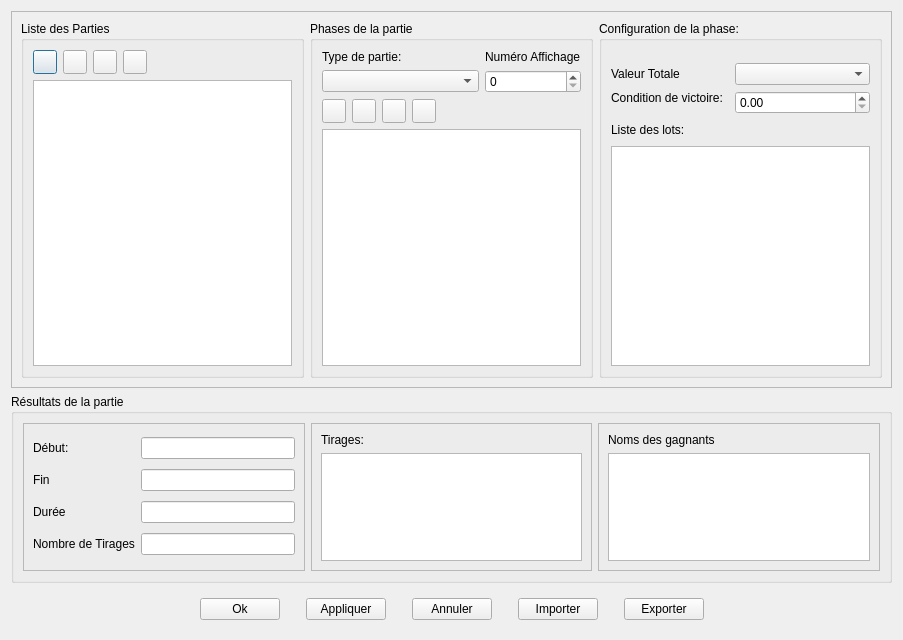
<?xml version="1.0" encoding="UTF-8"?>
<ui version="4.0">
 <class>ConfigGameRounds</class>
 <widget class="QDialog" name="ConfigGameRounds">
  <property name="geometry">
   <rect>
    <x>0</x>
    <y>0</y>
    <width>903</width>
    <height>640</height>
   </rect>
  </property>
  <property name="windowTitle">
   <string>Configuration Parties</string>
  </property>
  <property name="windowIcon">
   <iconset resource="../../resources/EvenementLoto.qrc">
    <normaloff>:/fav/icons/mainIcon.png</normaloff>:/fav/icons/mainIcon.png</iconset>
  </property>
  <layout class="QGridLayout" name="gridLayout">
   <item row="0" column="0">
    <widget class="QFrame" name="GroupEdit">
     <property name="sizePolicy">
      <sizepolicy hsizetype="Preferred" vsizetype="Expanding">
       <horstretch>0</horstretch>
       <verstretch>2</verstretch>
      </sizepolicy>
     </property>
     <property name="frameShape">
      <enum>QFrame::StyledPanel</enum>
     </property>
     <property name="frameShadow">
      <enum>QFrame::Raised</enum>
     </property>
     <layout class="QGridLayout" name="gridLayout_2">
      <item row="0" column="0">
       <widget class="QGroupBox" name="groupGameRound">
        <property name="sizePolicy">
         <sizepolicy hsizetype="Preferred" vsizetype="Preferred">
          <horstretch>1</horstretch>
          <verstretch>0</verstretch>
         </sizepolicy>
        </property>
        <property name="title">
         <string>Liste des Parties</string>
        </property>
        <layout class="QGridLayout" name="gridLayout_3">
         <item row="0" column="0">
          <widget class="QPushButton" name="btnAddRound">
           <property name="sizePolicy">
            <sizepolicy hsizetype="Fixed" vsizetype="Fixed">
             <horstretch>0</horstretch>
             <verstretch>0</verstretch>
            </sizepolicy>
           </property>
           <property name="minimumSize">
            <size>
             <width>24</width>
             <height>24</height>
            </size>
           </property>
           <property name="maximumSize">
            <size>
             <width>24</width>
             <height>24</height>
            </size>
           </property>
           <property name="text">
            <string/>
           </property>
           <property name="icon">
            <iconset resource="../../resources/EvenementLoto.qrc">
             <normaloff>:/icons/icons/submit-for-approval.png</normaloff>:/icons/icons/submit-for-approval.png</iconset>
           </property>
          </widget>
         </item>
         <item row="0" column="1">
          <widget class="QPushButton" name="btnDelRound">
           <property name="minimumSize">
            <size>
             <width>24</width>
             <height>24</height>
            </size>
           </property>
           <property name="maximumSize">
            <size>
             <width>24</width>
             <height>24</height>
            </size>
           </property>
           <property name="text">
            <string/>
           </property>
           <property name="icon">
            <iconset resource="../../resources/EvenementLoto.qrc">
             <normaloff>:/icons/icons/clear-symbol.png</normaloff>:/icons/icons/clear-symbol.png</iconset>
           </property>
          </widget>
         </item>
         <item row="0" column="2">
          <widget class="QPushButton" name="btnUpRound">
           <property name="minimumSize">
            <size>
             <width>24</width>
             <height>24</height>
            </size>
           </property>
           <property name="maximumSize">
            <size>
             <width>24</width>
             <height>24</height>
            </size>
           </property>
           <property name="text">
            <string/>
           </property>
           <property name="icon">
            <iconset resource="../../resources/EvenementLoto.qrc">
             <normaloff>:/icons/icons/sort-up.png</normaloff>:/icons/icons/sort-up.png</iconset>
           </property>
          </widget>
         </item>
         <item row="0" column="3">
          <widget class="QPushButton" name="btnDownRound">
           <property name="minimumSize">
            <size>
             <width>24</width>
             <height>24</height>
            </size>
           </property>
           <property name="maximumSize">
            <size>
             <width>24</width>
             <height>24</height>
            </size>
           </property>
           <property name="text">
            <string/>
           </property>
           <property name="icon">
            <iconset resource="../../resources/EvenementLoto.qrc">
             <normaloff>:/icons/icons/sort-down.png</normaloff>:/icons/icons/sort-down.png</iconset>
           </property>
          </widget>
         </item>
         <item row="0" column="4">
          <spacer name="horizontalSpacer_5">
           <property name="orientation">
            <enum>Qt::Horizontal</enum>
           </property>
           <property name="sizeHint" stdset="0">
            <size>
             <width>139</width>
             <height>20</height>
            </size>
           </property>
          </spacer>
         </item>
         <item row="1" column="0" colspan="5">
          <widget class="QListWidget" name="listGameRound"/>
         </item>
        </layout>
       </widget>
      </item>
      <item row="0" column="1">
       <widget class="QGroupBox" name="groupSubRound">
        <property name="sizePolicy">
         <sizepolicy hsizetype="Preferred" vsizetype="Preferred">
          <horstretch>1</horstretch>
          <verstretch>0</verstretch>
         </sizepolicy>
        </property>
        <property name="title">
         <string>Phases de la partie</string>
        </property>
        <layout class="QGridLayout" name="gridLayout_4">
         <item row="0" column="0" colspan="4">
          <widget class="QLabel" name="label">
           <property name="text">
            <string>Type de partie:</string>
           </property>
          </widget>
         </item>
         <item row="1" column="0" colspan="5">
          <widget class="QComboBox" name="GameRoundTypes">
           <property name="maximumSize">
            <size>
             <width>300</width>
             <height>16777215</height>
            </size>
           </property>
          </widget>
         </item>
         <item row="2" column="0">
          <widget class="QPushButton" name="btnAddSubRound">
           <property name="minimumSize">
            <size>
             <width>24</width>
             <height>24</height>
            </size>
           </property>
           <property name="maximumSize">
            <size>
             <width>24</width>
             <height>24</height>
            </size>
           </property>
           <property name="text">
            <string/>
           </property>
           <property name="icon">
            <iconset resource="../../resources/EvenementLoto.qrc">
             <normaloff>:/icons/icons/submit-for-approval.png</normaloff>:/icons/icons/submit-for-approval.png</iconset>
           </property>
          </widget>
         </item>
         <item row="2" column="1">
          <widget class="QPushButton" name="btnDelSubRound">
           <property name="minimumSize">
            <size>
             <width>24</width>
             <height>24</height>
            </size>
           </property>
           <property name="maximumSize">
            <size>
             <width>24</width>
             <height>24</height>
            </size>
           </property>
           <property name="text">
            <string/>
           </property>
           <property name="icon">
            <iconset resource="../../resources/EvenementLoto.qrc">
             <normaloff>:/icons/icons/clear-symbol.png</normaloff>:/icons/icons/clear-symbol.png</iconset>
           </property>
          </widget>
         </item>
         <item row="2" column="2">
          <widget class="QPushButton" name="btnUpSubround">
           <property name="minimumSize">
            <size>
             <width>24</width>
             <height>24</height>
            </size>
           </property>
           <property name="maximumSize">
            <size>
             <width>24</width>
             <height>24</height>
            </size>
           </property>
           <property name="text">
            <string/>
           </property>
           <property name="icon">
            <iconset resource="../../resources/EvenementLoto.qrc">
             <normaloff>:/icons/icons/sort-up.png</normaloff>:/icons/icons/sort-up.png</iconset>
           </property>
          </widget>
         </item>
         <item row="2" column="3">
          <widget class="QPushButton" name="btnDownSubRound">
           <property name="minimumSize">
            <size>
             <width>24</width>
             <height>24</height>
            </size>
           </property>
           <property name="maximumSize">
            <size>
             <width>24</width>
             <height>24</height>
            </size>
           </property>
           <property name="text">
            <string/>
           </property>
           <property name="icon">
            <iconset resource="../../resources/EvenementLoto.qrc">
             <normaloff>:/icons/icons/sort-down.png</normaloff>:/icons/icons/sort-down.png</iconset>
           </property>
          </widget>
         </item>
         <item row="2" column="4" colspan="2">
          <spacer name="horizontalSpacer_6">
           <property name="orientation">
            <enum>Qt::Horizontal</enum>
           </property>
           <property name="sizeHint" stdset="0">
            <size>
             <width>156</width>
             <height>20</height>
            </size>
           </property>
          </spacer>
         </item>
         <item row="3" column="0" colspan="6">
          <widget class="QListWidget" name="listSubRound"/>
         </item>
         <item row="1" column="5">
          <widget class="QSpinBox" name="spinRoundNumber"/>
         </item>
         <item row="0" column="5">
          <widget class="QLabel" name="label_10">
           <property name="text">
            <string>Numéro Affichage</string>
           </property>
          </widget>
         </item>
        </layout>
       </widget>
      </item>
      <item row="0" column="2">
       <widget class="QGroupBox" name="groupPhase">
        <property name="sizePolicy">
         <sizepolicy hsizetype="Preferred" vsizetype="Preferred">
          <horstretch>1</horstretch>
          <verstretch>0</verstretch>
         </sizepolicy>
        </property>
        <property name="title">
         <string>Configuration de la phase:</string>
        </property>
        <layout class="QGridLayout" name="gridLayout_5">
         <item row="0" column="0">
          <widget class="QStackedWidget" name="PhaseConfiguration">
           <property name="currentIndex">
            <number>0</number>
           </property>
           <widget class="QWidget" name="pagePartie">
            <layout class="QGridLayout" name="gridLayout_7">
             <property name="leftMargin">
              <number>0</number>
             </property>
             <property name="topMargin">
              <number>13</number>
             </property>
             <property name="rightMargin">
              <number>0</number>
             </property>
             <property name="bottomMargin">
              <number>0</number>
             </property>
             <item row="0" column="0">
              <widget class="QLabel" name="label_11">
               <property name="text">
                <string>Valeur Totale</string>
               </property>
              </widget>
             </item>
             <item row="0" column="3">
              <widget class="QComboBox" name="SubRoundTypes"/>
             </item>
             <item row="1" column="0" colspan="2">
              <widget class="QLabel" name="label_2">
               <property name="text">
                <string>Condition de victoire:</string>
               </property>
              </widget>
             </item>
             <item row="1" column="3" rowspan="2">
              <widget class="QDoubleSpinBox" name="PricesValue">
               <property name="maximum">
                <double>99999.990000000005239</double>
               </property>
               <property name="stepType">
                <enum>QAbstractSpinBox::AdaptiveDecimalStepType</enum>
               </property>
              </widget>
             </item>
             <item row="4" column="0" colspan="4">
              <widget class="QTextEdit" name="TextPrices">
               <property name="undoRedoEnabled">
                <bool>false</bool>
               </property>
              </widget>
             </item>
             <item row="3" column="3">
              <spacer name="horizontalSpacer_8">
               <property name="orientation">
                <enum>Qt::Horizontal</enum>
               </property>
               <property name="sizeHint" stdset="0">
                <size>
                 <width>48</width>
                 <height>20</height>
                </size>
               </property>
              </spacer>
             </item>
             <item row="3" column="0">
              <widget class="QLabel" name="label_3">
               <property name="text">
                <string>Liste des lots:</string>
               </property>
              </widget>
             </item>
            </layout>
           </widget>
           <widget class="QWidget" name="pagePause">
            <layout class="QVBoxLayout" name="verticalLayout_3">
             <item>
              <widget class="QRadioButton" name="PauseNothing">
               <property name="text">
                <string>Rien</string>
               </property>
               <property name="checked">
                <bool>true</bool>
               </property>
              </widget>
             </item>
             <item>
              <widget class="QRadioButton" name="PauseDiapo">
               <property name="text">
                <string>Diaporama</string>
               </property>
              </widget>
             </item>
             <item>
              <widget class="QFrame" name="FramePauseDiapo">
               <property name="frameShape">
                <enum>QFrame::NoFrame</enum>
               </property>
               <property name="frameShadow">
                <enum>QFrame::Raised</enum>
               </property>
               <property name="lineWidth">
                <number>0</number>
               </property>
               <layout class="QGridLayout" name="gridLayout_8">
                <property name="leftMargin">
                 <number>0</number>
                </property>
                <property name="topMargin">
                 <number>0</number>
                </property>
                <property name="rightMargin">
                 <number>0</number>
                </property>
                <property name="bottomMargin">
                 <number>0</number>
                </property>
                <item row="0" column="2">
                 <widget class="QToolButton" name="PauseDiapoBrowse">
                  <property name="text">
                   <string>...</string>
                  </property>
                 </widget>
                </item>
                <item row="0" column="0">
                 <widget class="QLabel" name="label_12">
                  <property name="text">
                   <string>Répertoire de diapo</string>
                  </property>
                 </widget>
                </item>
                <item row="0" column="1">
                 <widget class="QLineEdit" name="PauseDiapoFolder"/>
                </item>
                <item row="1" column="0">
                 <widget class="QLabel" name="label_13">
                  <property name="text">
                   <string>Délai par diapo</string>
                  </property>
                 </widget>
                </item>
                <item row="1" column="1" colspan="2">
                 <widget class="QDoubleSpinBox" name="PauseDiapoDelay"/>
                </item>
               </layout>
              </widget>
             </item>
             <item>
              <spacer name="verticalSpacer">
               <property name="orientation">
                <enum>Qt::Vertical</enum>
               </property>
               <property name="sizeHint" stdset="0">
                <size>
                 <width>20</width>
                 <height>194</height>
                </size>
               </property>
              </spacer>
             </item>
            </layout>
           </widget>
          </widget>
         </item>
        </layout>
       </widget>
      </item>
     </layout>
    </widget>
   </item>
   <item row="1" column="0">
    <widget class="QGroupBox" name="groupResult">
     <property name="sizePolicy">
      <sizepolicy hsizetype="Preferred" vsizetype="Preferred">
       <horstretch>0</horstretch>
       <verstretch>1</verstretch>
      </sizepolicy>
     </property>
     <property name="title">
      <string>Résultats de la partie</string>
     </property>
     <layout class="QHBoxLayout" name="horizontalLayout_2">
      <item>
       <widget class="QFrame" name="frame_2">
        <property name="frameShape">
         <enum>QFrame::StyledPanel</enum>
        </property>
        <property name="frameShadow">
         <enum>QFrame::Raised</enum>
        </property>
        <layout class="QGridLayout" name="gridLayout_6">
         <item row="0" column="0">
          <widget class="QLabel" name="label_4">
           <property name="text">
            <string>Début:</string>
           </property>
          </widget>
         </item>
         <item row="0" column="1">
          <widget class="QLineEdit" name="StartingDate">
           <property name="maximumSize">
            <size>
             <width>300</width>
             <height>16777215</height>
            </size>
           </property>
           <property name="readOnly">
            <bool>true</bool>
           </property>
          </widget>
         </item>
         <item row="1" column="0">
          <widget class="QLabel" name="label_5">
           <property name="text">
            <string>Fin</string>
           </property>
          </widget>
         </item>
         <item row="1" column="1">
          <widget class="QLineEdit" name="EndingDate">
           <property name="maximumSize">
            <size>
             <width>300</width>
             <height>16777215</height>
            </size>
           </property>
           <property name="readOnly">
            <bool>true</bool>
           </property>
          </widget>
         </item>
         <item row="2" column="0">
          <widget class="QLabel" name="label_6">
           <property name="text">
            <string>Durée</string>
           </property>
          </widget>
         </item>
         <item row="2" column="1">
          <widget class="QLineEdit" name="Duration">
           <property name="maximumSize">
            <size>
             <width>300</width>
             <height>16777215</height>
            </size>
           </property>
           <property name="readOnly">
            <bool>true</bool>
           </property>
          </widget>
         </item>
         <item row="3" column="0">
          <widget class="QLabel" name="label_7">
           <property name="text">
            <string>Nombre de Tirages</string>
           </property>
          </widget>
         </item>
         <item row="3" column="1">
          <widget class="QLineEdit" name="NumberDraws">
           <property name="maximumSize">
            <size>
             <width>240</width>
             <height>16777215</height>
            </size>
           </property>
           <property name="readOnly">
            <bool>true</bool>
           </property>
          </widget>
         </item>
        </layout>
       </widget>
      </item>
      <item>
       <widget class="QFrame" name="frame_3">
        <property name="frameShape">
         <enum>QFrame::StyledPanel</enum>
        </property>
        <property name="frameShadow">
         <enum>QFrame::Raised</enum>
        </property>
        <layout class="QVBoxLayout" name="verticalLayout">
         <item>
          <widget class="QLabel" name="label_8">
           <property name="text">
            <string>Tirages:</string>
           </property>
          </widget>
         </item>
         <item>
          <widget class="QTextEdit" name="TextDraws">
           <property name="readOnly">
            <bool>true</bool>
           </property>
          </widget>
         </item>
        </layout>
       </widget>
      </item>
      <item>
       <widget class="QFrame" name="frame_4">
        <property name="frameShape">
         <enum>QFrame::StyledPanel</enum>
        </property>
        <property name="frameShadow">
         <enum>QFrame::Raised</enum>
        </property>
        <layout class="QVBoxLayout" name="verticalLayout_2">
         <item>
          <widget class="QLabel" name="label_9">
           <property name="text">
            <string>Noms des gagnants</string>
           </property>
          </widget>
         </item>
         <item>
          <widget class="QTextEdit" name="ListWinners">
           <property name="readOnly">
            <bool>true</bool>
           </property>
          </widget>
         </item>
        </layout>
       </widget>
      </item>
     </layout>
    </widget>
   </item>
   <item row="2" column="0">
    <widget class="QFrame" name="frame">
     <property name="sizePolicy">
      <sizepolicy hsizetype="Preferred" vsizetype="Fixed">
       <horstretch>0</horstretch>
       <verstretch>0</verstretch>
      </sizepolicy>
     </property>
     <property name="frameShape">
      <enum>QFrame::NoFrame</enum>
     </property>
     <property name="frameShadow">
      <enum>QFrame::Raised</enum>
     </property>
     <layout class="QHBoxLayout" name="horizontalLayout">
      <item>
       <spacer name="horizontalSpacer">
        <property name="orientation">
         <enum>Qt::Horizontal</enum>
        </property>
        <property name="sizeHint" stdset="0">
         <size>
          <width>130</width>
          <height>20</height>
         </size>
        </property>
       </spacer>
      </item>
      <item>
       <widget class="QPushButton" name="ButtonOk">
        <property name="toolTip">
         <string>Sauvegarde Et ferme La fenêtre</string>
        </property>
        <property name="text">
         <string>Ok</string>
        </property>
       </widget>
      </item>
      <item>
       <spacer name="horizontalSpacer_2">
        <property name="orientation">
         <enum>Qt::Horizontal</enum>
        </property>
        <property name="sizeType">
         <enum>QSizePolicy::Preferred</enum>
        </property>
        <property name="sizeHint" stdset="0">
         <size>
          <width>20</width>
          <height>20</height>
         </size>
        </property>
       </spacer>
      </item>
      <item>
       <widget class="QPushButton" name="ButtonApply">
        <property name="toolTip">
         <string>Sauvegarde sans fermer la fenêtre</string>
        </property>
        <property name="text">
         <string>Appliquer</string>
        </property>
       </widget>
      </item>
      <item>
       <spacer name="horizontalSpacer_3">
        <property name="orientation">
         <enum>Qt::Horizontal</enum>
        </property>
        <property name="sizeType">
         <enum>QSizePolicy::Preferred</enum>
        </property>
        <property name="sizeHint" stdset="0">
         <size>
          <width>20</width>
          <height>20</height>
         </size>
        </property>
       </spacer>
      </item>
      <item>
       <widget class="QPushButton" name="ButtonCancel">
        <property name="toolTip">
         <string>Ferme la fenêtre sans sauvegarder</string>
        </property>
        <property name="text">
         <string>Annuler</string>
        </property>
       </widget>
      </item>
      <item>
       <spacer name="horizontalSpacer_7">
        <property name="orientation">
         <enum>Qt::Horizontal</enum>
        </property>
        <property name="sizeType">
         <enum>QSizePolicy::Preferred</enum>
        </property>
        <property name="sizeHint" stdset="0">
         <size>
          <width>20</width>
          <height>20</height>
         </size>
        </property>
       </spacer>
      </item>
      <item>
       <widget class="QPushButton" name="ButtonImport">
        <property name="text">
         <string>Importer</string>
        </property>
       </widget>
      </item>
      <item>
       <spacer name="horizontalSpacer_9">
        <property name="orientation">
         <enum>Qt::Horizontal</enum>
        </property>
        <property name="sizeType">
         <enum>QSizePolicy::Preferred</enum>
        </property>
        <property name="sizeHint" stdset="0">
         <size>
          <width>20</width>
          <height>20</height>
         </size>
        </property>
       </spacer>
      </item>
      <item>
       <widget class="QPushButton" name="ButtonExport">
        <property name="text">
         <string>Exporter</string>
        </property>
       </widget>
      </item>
      <item>
       <spacer name="horizontalSpacer_4">
        <property name="orientation">
         <enum>Qt::Horizontal</enum>
        </property>
        <property name="sizeHint" stdset="0">
         <size>
          <width>130</width>
          <height>20</height>
         </size>
        </property>
       </spacer>
      </item>
     </layout>
    </widget>
   </item>
  </layout>
 </widget>
 <resources>
  <include location="../../resources/EvenementLoto.qrc"/>
 </resources>
 <connections>
  <connection>
   <sender>ButtonOk</sender>
   <signal>clicked()</signal>
   <receiver>ConfigGameRounds</receiver>
   <slot>actOk()</slot>
   <hints>
    <hint type="sourcelabel">
     <x>248</x>
     <y>617</y>
    </hint>
    <hint type="destinationlabel">
     <x>392</x>
     <y>642</y>
    </hint>
   </hints>
  </connection>
  <connection>
   <sender>ButtonApply</sender>
   <signal>clicked()</signal>
   <receiver>ConfigGameRounds</receiver>
   <slot>actApply()</slot>
   <hints>
    <hint type="sourcelabel">
     <x>373</x>
     <y>617</y>
    </hint>
    <hint type="destinationlabel">
     <x>491</x>
     <y>646</y>
    </hint>
   </hints>
  </connection>
  <connection>
   <sender>ButtonCancel</sender>
   <signal>clicked()</signal>
   <receiver>ConfigGameRounds</receiver>
   <slot>actCancel()</slot>
   <hints>
    <hint type="sourcelabel">
     <x>488</x>
     <y>617</y>
    </hint>
    <hint type="destinationlabel">
     <x>589</x>
     <y>641</y>
    </hint>
   </hints>
  </connection>
  <connection>
   <sender>btnAddRound</sender>
   <signal>clicked()</signal>
   <receiver>ConfigGameRounds</receiver>
   <slot>actCreateGameRound()</slot>
   <hints>
    <hint type="sourcelabel">
     <x>39</x>
     <y>56</y>
    </hint>
    <hint type="destinationlabel">
     <x>4</x>
     <y>54</y>
    </hint>
   </hints>
  </connection>
  <connection>
   <sender>btnDelRound</sender>
   <signal>clicked()</signal>
   <receiver>ConfigGameRounds</receiver>
   <slot>actDeleteGameRound()</slot>
   <hints>
    <hint type="sourcelabel">
     <x>71</x>
     <y>66</y>
    </hint>
    <hint type="destinationlabel">
     <x>4</x>
     <y>89</y>
    </hint>
   </hints>
  </connection>
  <connection>
   <sender>btnUpRound</sender>
   <signal>clicked()</signal>
   <receiver>ConfigGameRounds</receiver>
   <slot>actMoveGameRoundBefore()</slot>
   <hints>
    <hint type="sourcelabel">
     <x>98</x>
     <y>61</y>
    </hint>
    <hint type="destinationlabel">
     <x>1</x>
     <y>121</y>
    </hint>
   </hints>
  </connection>
  <connection>
   <sender>btnDownRound</sender>
   <signal>clicked()</signal>
   <receiver>ConfigGameRounds</receiver>
   <slot>actMoveGameRoundAfter()</slot>
   <hints>
    <hint type="sourcelabel">
     <x>133</x>
     <y>61</y>
    </hint>
    <hint type="destinationlabel">
     <x>2</x>
     <y>155</y>
    </hint>
   </hints>
  </connection>
  <connection>
   <sender>GameRoundTypes</sender>
   <signal>currentIndexChanged(int)</signal>
   <receiver>ConfigGameRounds</receiver>
   <slot>actChangeGameRoundType(int)</slot>
   <hints>
    <hint type="sourcelabel">
     <x>369</x>
     <y>76</y>
    </hint>
    <hint type="destinationlabel">
     <x>186</x>
     <y>1</y>
    </hint>
   </hints>
  </connection>
  <connection>
   <sender>SubRoundTypes</sender>
   <signal>activated(int)</signal>
   <receiver>ConfigGameRounds</receiver>
   <slot>actChangeSubGameRoundType(int)</slot>
   <hints>
    <hint type="sourcelabel">
     <x>857</x>
     <y>58</y>
    </hint>
    <hint type="destinationlabel">
     <x>830</x>
     <y>3</y>
    </hint>
   </hints>
  </connection>
  <connection>
   <sender>TextPrices</sender>
   <signal>textChanged()</signal>
   <receiver>ConfigGameRounds</receiver>
   <slot>actEndEditingPrice()</slot>
   <hints>
    <hint type="sourcelabel">
     <x>867</x>
     <y>355</y>
    </hint>
    <hint type="destinationlabel">
     <x>979</x>
     <y>134</y>
    </hint>
   </hints>
  </connection>
  <connection>
   <sender>btnAddSubRound</sender>
   <signal>clicked()</signal>
   <receiver>ConfigGameRounds</receiver>
   <slot>actCreateSubGameRound()</slot>
   <hints>
    <hint type="sourcelabel">
     <x>342</x>
     <y>118</y>
    </hint>
    <hint type="destinationlabel">
     <x>217</x>
     <y>6</y>
    </hint>
   </hints>
  </connection>
  <connection>
   <sender>btnDelSubRound</sender>
   <signal>clicked()</signal>
   <receiver>ConfigGameRounds</receiver>
   <slot>actDeleteSubGameRound()</slot>
   <hints>
    <hint type="sourcelabel">
     <x>372</x>
     <y>118</y>
    </hint>
    <hint type="destinationlabel">
     <x>240</x>
     <y>-6</y>
    </hint>
   </hints>
  </connection>
  <connection>
   <sender>btnUpSubround</sender>
   <signal>clicked()</signal>
   <receiver>ConfigGameRounds</receiver>
   <slot>actMoveSubGameRoundBefore()</slot>
   <hints>
    <hint type="sourcelabel">
     <x>402</x>
     <y>118</y>
    </hint>
    <hint type="destinationlabel">
     <x>383</x>
     <y>-5</y>
    </hint>
   </hints>
  </connection>
  <connection>
   <sender>btnDownSubRound</sender>
   <signal>clicked()</signal>
   <receiver>ConfigGameRounds</receiver>
   <slot>actMoveSubGameRoundBefore()</slot>
   <hints>
    <hint type="sourcelabel">
     <x>432</x>
     <y>118</y>
    </hint>
    <hint type="destinationlabel">
     <x>420</x>
     <y>-7</y>
    </hint>
   </hints>
  </connection>
  <connection>
   <sender>listGameRound</sender>
   <signal>currentRowChanged(int)</signal>
   <receiver>ConfigGameRounds</receiver>
   <slot>actChangeSelectedGameRound()</slot>
   <hints>
    <hint type="sourcelabel">
     <x>71</x>
     <y>301</y>
    </hint>
    <hint type="destinationlabel">
     <x>1</x>
     <y>302</y>
    </hint>
   </hints>
  </connection>
  <connection>
   <sender>listSubRound</sender>
   <signal>currentRowChanged(int)</signal>
   <receiver>ConfigGameRounds</receiver>
   <slot>actChangeSelectedSubGameRound()</slot>
   <hints>
    <hint type="sourcelabel">
     <x>485</x>
     <y>310</y>
    </hint>
    <hint type="destinationlabel">
     <x>1</x>
     <y>346</y>
    </hint>
   </hints>
  </connection>
  <connection>
   <sender>ButtonImport</sender>
   <signal>clicked()</signal>
   <receiver>ConfigGameRounds</receiver>
   <slot>actImportRounds()</slot>
   <hints>
    <hint type="sourcelabel">
     <x>595</x>
     <y>621</y>
    </hint>
    <hint type="destinationlabel">
     <x>663</x>
     <y>646</y>
    </hint>
   </hints>
  </connection>
  <connection>
   <sender>ButtonExport</sender>
   <signal>clicked()</signal>
   <receiver>ConfigGameRounds</receiver>
   <slot>actExportRounds()</slot>
   <hints>
    <hint type="sourcelabel">
     <x>702</x>
     <y>621</y>
    </hint>
    <hint type="destinationlabel">
     <x>659</x>
     <y>642</y>
    </hint>
   </hints>
  </connection>
  <connection>
   <sender>spinRoundNumber</sender>
   <signal>valueChanged(int)</signal>
   <receiver>ConfigGameRounds</receiver>
   <slot>actChangeRoundNumber(int)</slot>
   <hints>
    <hint type="sourcelabel">
     <x>523</x>
     <y>78</y>
    </hint>
    <hint type="destinationlabel">
     <x>505</x>
     <y>-10</y>
    </hint>
   </hints>
  </connection>
  <connection>
   <sender>PricesValue</sender>
   <signal>valueChanged(double)</signal>
   <receiver>ConfigGameRounds</receiver>
   <slot>actChangePriceValue()</slot>
   <hints>
    <hint type="sourcelabel">
     <x>873</x>
     <y>107</y>
    </hint>
    <hint type="destinationlabel">
     <x>903</x>
     <y>119</y>
    </hint>
   </hints>
  </connection>
  <connection>
   <sender>PauseDiapo</sender>
   <signal>clicked()</signal>
   <receiver>ConfigGameRounds</receiver>
   <slot>actChangePause()</slot>
   <hints>
    <hint type="sourcelabel">
     <x>657</x>
     <y>84</y>
    </hint>
    <hint type="destinationlabel">
     <x>680</x>
     <y>-9</y>
    </hint>
   </hints>
  </connection>
  <connection>
   <sender>PauseDiapoFolder</sender>
   <signal>textChanged(QString)</signal>
   <receiver>ConfigGameRounds</receiver>
   <slot>actChangePause()</slot>
   <hints>
    <hint type="sourcelabel">
     <x>735</x>
     <y>122</y>
    </hint>
    <hint type="destinationlabel">
     <x>646</x>
     <y>-10</y>
    </hint>
   </hints>
  </connection>
  <connection>
   <sender>PauseDiapoDelay</sender>
   <signal>valueChanged(double)</signal>
   <receiver>ConfigGameRounds</receiver>
   <slot>actChangePause()</slot>
   <hints>
    <hint type="sourcelabel">
     <x>791</x>
     <y>155</y>
    </hint>
    <hint type="destinationlabel">
     <x>606</x>
     <y>1</y>
    </hint>
   </hints>
  </connection>
  <connection>
   <sender>PauseDiapoBrowse</sender>
   <signal>clicked()</signal>
   <receiver>ConfigGameRounds</receiver>
   <slot>actFindDiapo()</slot>
   <hints>
    <hint type="sourcelabel">
     <x>844</x>
     <y>124</y>
    </hint>
    <hint type="destinationlabel">
     <x>797</x>
     <y>-9</y>
    </hint>
   </hints>
  </connection>
  <connection>
   <sender>PauseNothing</sender>
   <signal>clicked()</signal>
   <receiver>ConfigGameRounds</receiver>
   <slot>actChangePause()</slot>
   <hints>
    <hint type="sourcelabel">
     <x>686</x>
     <y>65</y>
    </hint>
    <hint type="destinationlabel">
     <x>479</x>
     <y>1</y>
    </hint>
   </hints>
  </connection>
 </connections>
 <slots>
  <slot>actOk()</slot>
  <slot>actApply()</slot>
  <slot>actCancel()</slot>
  <slot>actCreateGameRound()</slot>
  <slot>actDeleteGameRound()</slot>
  <slot>actMoveGameRoundBefore()</slot>
  <slot>actMoveGameRoundAfter()</slot>
  <slot>actChangeGameRoundType(int)</slot>
  <slot>actChangeSubGameRoundType(int)</slot>
  <slot>actEndEditingPrice()</slot>
  <slot>actCreateSubGameRound()</slot>
  <slot>actDeleteSubGameRound()</slot>
  <slot>actMoveSubGameRoundBefore()</slot>
  <slot>actMoveSubGameRoundAfter()</slot>
  <slot>actChangeSelectedGameRound()</slot>
  <slot>actChangeSelectedSubGameRound()</slot>
  <slot>actImportRounds()</slot>
  <slot>actExportRounds()</slot>
  <slot>actChangeRoundNumber(int)</slot>
  <slot>actChangePriceValue()</slot>
  <slot>actChangePause()</slot>
  <slot>actFindDiapo()</slot>
 </slots>
</ui>
